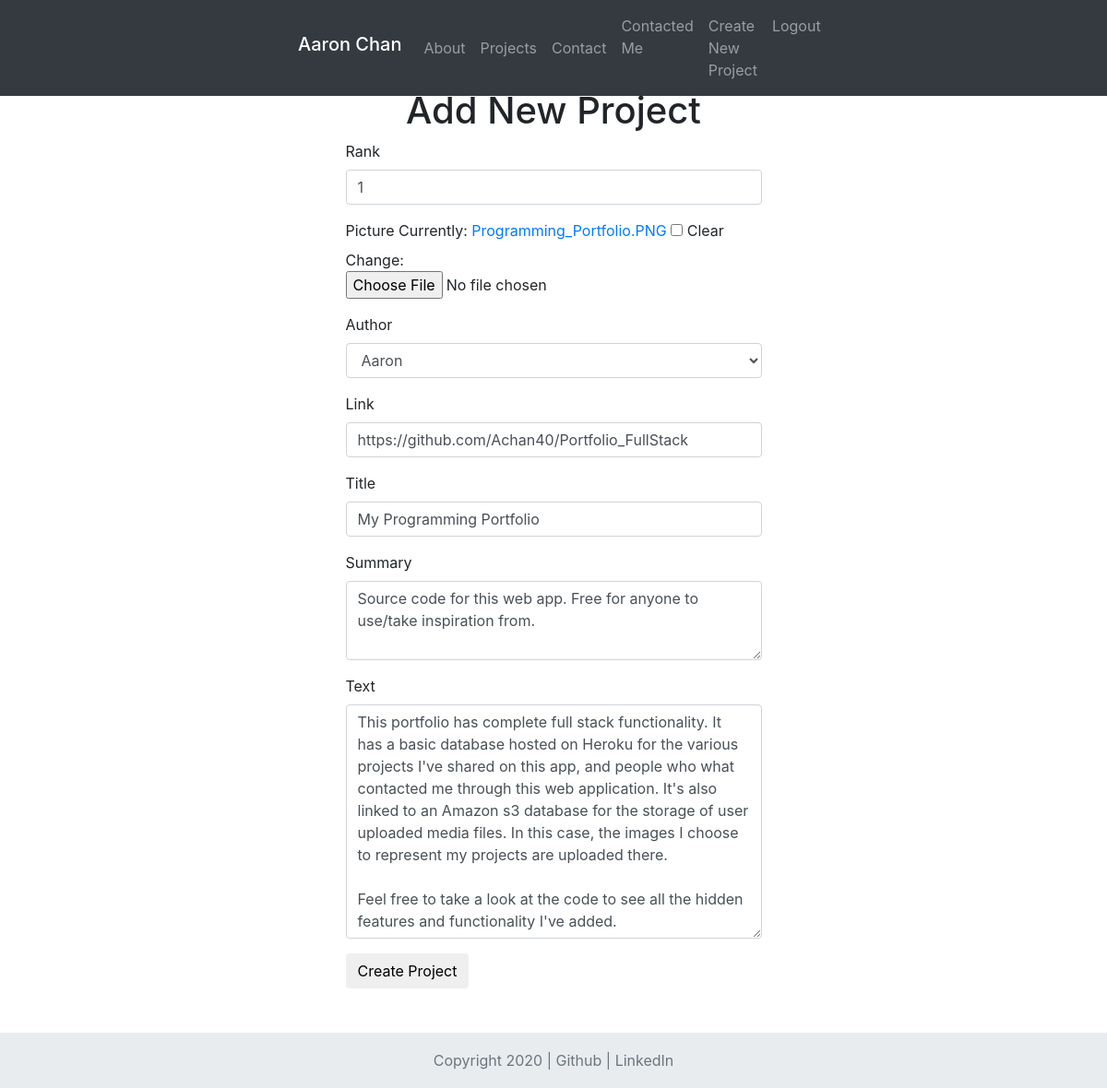
The page /projects/30/edit/ (signed in) on the database its author committed.
### Basic_app/models.py (models this page shows, shortened)
class Project(models.Model):
    author = models.ForeignKey('auth.User',on_delete=models.CASCADE)
    rank = models.IntegerField()
    project_pic = models.ImageField(blank=True)
    link = models.URLField()
    title = models.CharField(max_length=200)
    summary = models.TextField(max_length=500)
    text = models.TextField()

### Basic_app/views.py (the view)
# urls.py: url(r'^projects/(?P<pk>\d+)/edit/$',views.ProjectUpdate.as_view(),name='project_edit'),
class ProjectUpdate(LoginRequiredMixin,UpdateView):
    login_url = '/login/'
    redirect_field_name = 'project/project_detail.html'
    form_class = ProjectForm
    model = Project

### Basic_app/forms.py
class ProjectForm(forms.ModelForm):
    class Meta():
        model = Project
        fields = ('rank','project_pic','author','link','title','summary','text')
        widgets = {
            'rank':forms.NumberInput(attrs={'class':'form-control','placeholder':'Select Ranking'}),
            'project_pic':forms.ClearableFileInput(attrs={'type':'file','class':'form-control-file'}),
            'author':forms.Select(attrs={'class':'form-control','placeholder':'Enter your name'}),
            'link':forms.TextInput(attrs={'class':'form-control','placeholder':'Enter a link'}),
            'title':forms.TextInput(attrs={'class':'form-control','placeholder':'Enter a title'}),
            'summary':forms.Textarea(attrs={'class':'form-control','placeholder':'Enter a summary','rows':'3'}),
            'text':forms.Textarea(attrs={'class':'form-control','placeholder':'Enter a long description'}),
        }

### Basic_app/templates/Basic_app/project_form.html (shortened to what this page needs)
{% extends "Basic_app/base.html" %}
{% block content%}
    <h1>Add New Project</h1>
    <form class="project_create" method="POST" enctype="multipart/form-data">
        <div class="form-group">
            <label>Rank</label>
            {{form.rank}}
        </div>
        <div class="form-group">
            <label>Picture</label>
            {{form.project_pic}}
        </div>
        <div class="form-group">
            <label>Author</label>
            {{form.author}}
        </div>
        <div class="form-group">
            <label>Link</label>
            {{form.link}}
        </div>
        <div class="form-group">
            <label>Title</label>
            {{form.title}}
        </div>
        <div class="form-group">
            <label>Summary</label>
            {{form.summary}}
        </div>
        <div class="form-group">
            <label>Text</label>
            {{form.text}}
        </div>
        <button type="submit" class="save btn btn-default">Create Project</button>
    </form>
{% endblock %}

### Basic_app/templates/Basic_app/base.html (shortened to what this page needs)
<!DOCTYPE html>
{% load static %}
<html>
    <head>
        <link rel="stylesheet" href="{% static 'css/bootstrap.min.css'%}">
        <link rel="stylesheet" href="{% static 'css/style.css' %}">
    </head>
    <body>
        <nav class="navbar navbar-expand-lg navbar-dark bg-dark fixed-top">
            <div class="container col-md-6">
                <h1 class="navbar-brand">Aaron Chan</h1>
                <div class="collapse navbar-collapse" id="navbarNav">
                    <ul class="navbar-nav ml-auto">
                        <li class="nav-item">
                            <a class="nav-link" href="{% url 'about' %}">About<span class="sr-only">(current)</span></a>
                        </li>
                        <li class="nav-item">
                            <a class="nav-link" href="{% url 'project_list' %}">Projects<span class="sr-only">(current)</span></a>
                        </li>
                        <li class="nav-item">
                            <a class="nav-link" href="{% url 'contact_create' %}">Contact<span class="sr-only">(current)</span></a>
                        </li>
                    </ul>
                    <ul class="navbar-nav">
                        {% if user.is_authenticated %}
                        <li class="nav-item">
                            <a class="nav-link" href="{% url 'contact_list' %}">Contacted Me<span class="sr-only">(current)</span></a>
                        </li>
                        <li class="nav-item">
                            <a class="nav-link" href="{% url 'project_create' %}">Create New Project<span class="sr-only">(current)</span></a>
                        </li>
                        <li class="nav-item">
                            <a class="nav-link" href="{% url 'logout' %}">Logout<span class="sr-only">(current)</span></a>
                        </li>
                        {% endif %}
                    </ul>
                </div>
            </div>
        </nav>
        <div class="container d-flex align-items-center flex-column col-md-6 align-items-center">
            {% block content %}
            {% endblock %}
        </div>
        <footer class="footer">
            <div class="d-flex justify-content-center">
                <span class="text-muted">
                    <a href="{% url 'login' %}" id="secret_login">Copyright 2020 </a>|
                    <a href="https://github.com/Achan40" class="social_link" target="_blank">Github </a>|
                    <a href="https://www.linkedin.com/in/aaron-chan-30393115a/" class="social_link" target="_blank">LinkedIn</a>
                </span>
            </div>
        </footer>
    </body>
</html>

### Basic_app/staticfiles/css/style.css (style rules this page uses)
html { position: relative; min-height: 100%; }
body { padding-top: 6rem; padding-bottom: 3rem; margin-bottom: 60px; }
.footer { position: absolute; bottom: 0; width: 100%; height: 60px; line-height: 60px; background-color: #e9ecef; }
#secret_login, #secret_login:hover, #secret_login:focus, #secret_login:active { text-decoration: none; color: inherit; cursor: default; }
.social_link, #contact_confirm_button, #contact_confirm_button:hover, .link_to_project, .link_to_project:hover { color: inherit; text-decoration: none; }

### rows shown on the page
Project: rank "1", author "Aaron", link "https://github.com/Achan40/Portfolio_FullStack", title "My Programming Portfolio", summary "Source code for this web app. Free for anyone to use/take inspiration from.", text "This portfolio has complete full stack functionality. It has a basic database hosted on Heroku for the various projects I've shared on this app, and people who what contacted me through this web application. It's also linked to an Amazon s3 database for the storage of user uploaded media files. In this case, the images I choose to represent my projects are uploaded there. Feel free to take a look at the code to see all the hidden features and functionality I've added."
